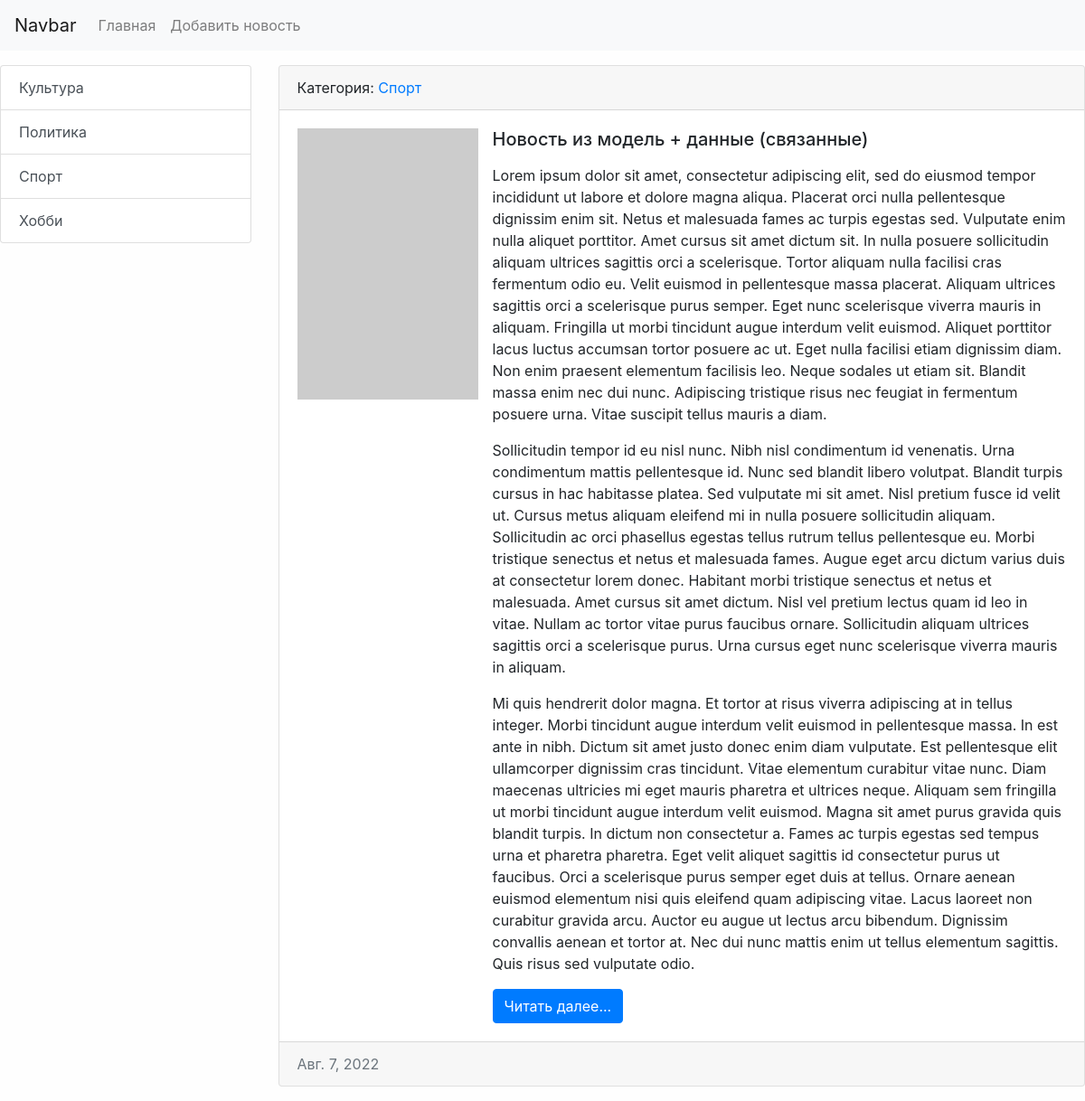
Screenshot of /news/8/ with the database file from the repository.
### news/models.py (models this page shows, shortened)
class Category(models.Model):
    title = models.CharField(max_length=150, db_index=True, verbose_name='Наименование категории')
    def get_absolute_url(self):
        return reverse('category', kwargs={"category_id": self.pk})
    def __str__(self):
        return self.title
    class Meta:
        verbose_name = 'Категория'
        verbose_name_plural = 'Категории'
        ordering = ['title']

class News(models.Model):
    title = models.CharField(max_length=150, verbose_name='Заголовок')
    content = models.TextField(blank=True, verbose_name='Контент')
    created_at = models.DateTimeField(auto_now_add=True, verbose_name='Дата публикации')  # рег.даты создания
    updated_at = models.DateTimeField(auto_now=True, verbose_name='Дата изменения')  # рег.даты изменения
    photo = models.ImageField(upload_to='photos/%Y/%m/%d/', verbose_name='Фото',
                              blank=True)  # параметр показывает куда сохранять
    is_published = models.BooleanField(default=True, verbose_name='Опубликовано?')
    category = models.ForeignKey('Category', on_delete=models.PROTECT, null=True, verbose_name='Категория')
    class Meta:
        verbose_name = 'Новость'
        verbose_name_plural = 'Новости'
        ordering = ['-created_at', '-title']

### news/views.py (the view)
# urls.py: path('news/<int:news_id>/', view_news, name='view_news'),
def view_news(request, news_id):
    item = get_object_or_404(News, pk = news_id)
    return render(request, 'news/view_news.html', {'item': item})

### news/templatetags/news_tags.py (called while the page is built)
@register.inclusion_tag('news/list_categories.html')
def show_categories(arg1 = 'Hello', arg2 = 'world'):
    categories = Category.objects.all()
    return {'categories':categories, 'arg1':arg1, 'arg2':arg2}

### news/templates/news/view_news.html (shortened to what this page needs)
{% extends 'base.html' %}
{% block sidebar %}
    {% include 'inc/_sidebar.html' %}
{% endblock %}
{% block content %}
        <div class="card mb-3">
            <div class="card-header">
                Категория: <a href="{{ item.category.get_absolute_url }}">{{ item.category }}</a>
            </div>
            <div class="card-body">
                <div class="media">
                    {% if item.photo %}
                        <img src="{{ item.photo.url }}" alt="" width="200" class="mr-3">
                    {% else %}
                        <img src="https://picsum.photos/200/300?grayscale" alt="" class="mr-3">
                    {% endif %}
                    <div class="media-body">
                        <h5 class="card-title">{{ item.title }}</h5>
                        <p class="card-text ">{{ item.content|safe|linebreaks }}</p>
                        <a href="#" class="btn btn-primary">Читать далее...</a>
                    </div>
                </div>
            </div>
            <div class="card-footer text-muted">
                {{ item.created_at|date }}
            </div>
        </div>
{% endblock %}

### news/templates/news/list_categories.html
<div class="list-group">
    {% for item in categories %}
        <a href="{{ item.get_absolute_url }}"
           class="list-group-item list-group-item-action">{{ item.title }}</a>
    {% endfor %}
</div>

### django_course_site/static/css/style.css (style rules this page uses)
body { background-color: #fefefe; }

### rows the page displays
Category: title "Культура"
Category: title "Политика"
Category: title "Спорт"
Category: title "Хобби"
News: category "Спорт", title "Новость из модель + данные (связанные)", content "Lorem ipsum dolor sit amet, consectetur adipiscing elit, sed do eiusmod tempor incididunt ut labore et dolore magna aliqua. Placerat orci nulla pellentesque dignissim enim sit. Netus et malesuada fames ac turpis egestas sed. Vulputate enim nulla aliquet porttitor. Amet cursus sit amet dictum sit. In nulla posuere sollicitudin aliquam ultrices sagittis orci a scelerisque. Tortor aliquam nulla facilisi cras fermentum odio eu. Velit euismod in pellentesque massa placerat. Aliquam ultrices sagittis orci a scelerisque purus semper. Eget nunc scelerisque viverra mauris in aliquam. Fringilla ut morbi tincidunt augue interdum velit euismod. Aliquet porttitor lacus luctus accumsan tortor posuere ac…", created_at "Авг. 7, 2022"
